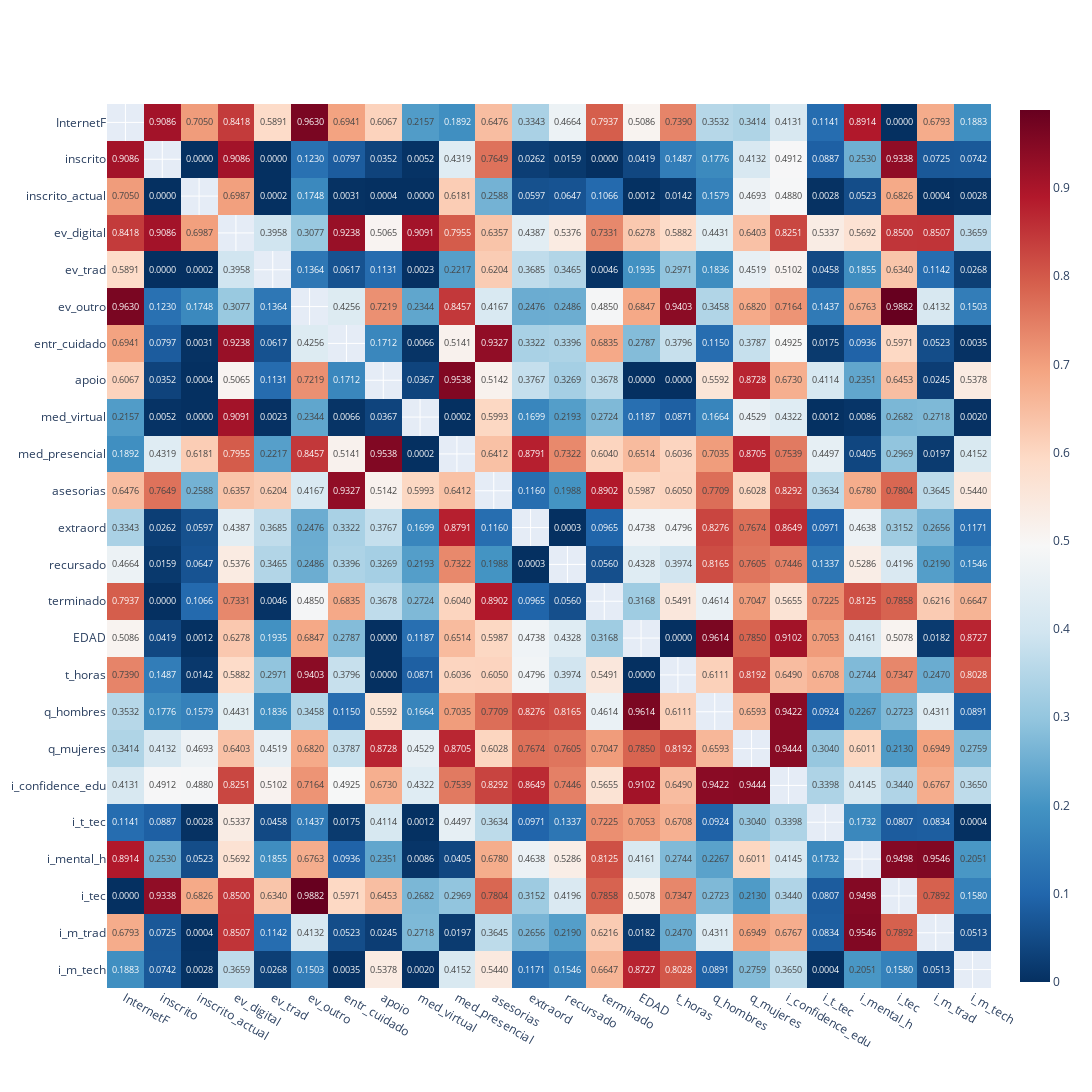

The cell this chart's notebook holds for it:
### Markdown cell above
### Análise de Correlações

O objetivo aqui é usar a matriz de correlação para ter uma visão geral das variáveis que mais parecem influenciar a evasão de alunos, tomando como referência a variável `inscrito_actual`.

**Correlações de interesse:**
* `inscrito_actual` vs. (`inscrito`, `terminado`, `ev_trad`, `entr_cuidado`, `med_virtual`, `EDAD`, `i_t_tec`, `i_m_trad`, `i_m_tech`)


### Insights e Direcionamento da Análise

Após a análise da matriz de correlação, alguns pontos se destacam e podem guiar os próximos passos.

* **Idade (`EDAD`): A única correlação negativa**
    * **Observação:** A idade (`EDAD`) tem uma correlação negativa com `inscrito_actual`.
    * **Interpretação:** Isso sugere que, quanto mais velho o aluno, maior a sua propensão a evadir. A lógica é que uma relação negativa com 

* **Mídia Virtual (`med_virtual`: 0.61): A correlação positiva mais forte**
    * **Observação:** Uma correlação positiva forte.
    * **Interpretação:** A utilização de plataformas e mídias virtuais está fortemente associada à permanência do aluno no curso.
    * **Ponto de Atenção:** É crucial investigar essa variável mais a fundo. Pode haver um viés aqui.

* **Avaliação Tradicional (`ev_trad`: 0.44): Uma relação moderada**
    * **Observação:** Correlação positiva moderada.
    * **Interpretação:** A forma como as avaliações tradicionais são conduzidas parece ter uma associação relevante com a retenção. Uma hipótese é que métodos já conhecidos pelos alunos podem ajudar na aderência, talvez por não exigirem o uso de materiais que o aluno não possui.

* **Cuidado na Entrada (`entr_cuidado`: 0.38):**
    * **Observação:** Correlação positiva moderada.
    * **Interpretação:** Oferecer algum tipo de cuidado ou suporte especial na entrada do aluno parece aumentar sua aderência ao curso, sugerindo que intervenções iniciais são importantes.

* **Índices em geral (`i_t_tec`, `i_m_trad`, etc.):**
    * **Observação:** Os índices relacionados a materiais e uso de tecnologia também se mostraram positivamente correlacionados.
---

### Pontos Críticos a Considerar

1.  **Correlação não implica Causalidade:** Uma correlação forte apenas indica que duas variáveis se movem juntas, mas não prova que uma causa a outra. Todas as interpretações acima são, por enquanto, hipóteses.

2.  **Risco de Vazamento de Dados (Data Leakage):** Variáveis que só são computadas quando não há evasão são perigosas. Incluir estas variáveis em um modelo preditivo resultaria em uma performance artificialmente alta, mas o modelo seria inútil na prática, pois ele estaria usando informação do futuro para prever o presente. **Variáveis como essa devem ser removidas da modelagem.**

### Code cell
import numpy as np
import pingouin as pg

pvals = corr.corr(method = lambda x, y: pg.corr(x, y)["p-val"].iloc[0])
np.fill_diagonal(pvals.values, np.nan)

fig = px.imshow(
    pvals,
    text_auto='.4f',
    color_continuous_scale='RdBu_r'
    )

fig.update_layout(
    width=1300,
    height=1100,
    margin=dict(l=100, r=100, t=100, b=100),

)

fig

### Figure 1 — Plotly figure (JSON) as saved in the notebook; plotly's stock layout.template omitted (floating-point values rounded to 4 significant figures; data arrays with more than 128 entries replaced by an {"elided": "..."} marker saying what was removed)
{"data": [{"coloraxis": "coloraxis", "hovertemplate": "x: %{x}<br>y: %{y}<br>color: %{z}<extra></extra>", "name": "0", "texttemplate": "%{z:.4f}", "type": "heatmap", "x": ["InternetF", "inscrito", "inscrito_actual", "ev_digital", "ev_trad", "ev_outro", "entr_cuidado", "apoio", "med_virtual", "med_presencial", "asesorias", "extraord", "recursado", "terminado", "EDAD", "t_horas", "q_hombres", "q_mujeres", "i_confidence_edu", "i_t_tec", "i_mental_h", "i_tec", "i_m_trad", "i_m_tech"], "xaxis": "x", "y": ["InternetF", "inscrito", "inscrito_actual", "ev_digital", "ev_trad", "ev_outro", "entr_cuidado", "apoio", "med_virtual", "med_presencial", "asesorias", "extraord", "recursado", "terminado", "EDAD", "t_horas", "q_hombres", "q_mujeres", "i_confidence_edu", "i_t_tec", "i_mental_h", "i_tec", "i_m_trad", "i_m_tech"], "yaxis": "y", "z": {"elided": "24x24 float values"}}], "layout": {"coloraxis": {"colorscale": [[0, "rgb(5,48,97)"], [0.1, "rgb(33,102,172)"], [0.2, "rgb(67,147,195)"], [0.3, "rgb(146,197,222)"], [0.4, "rgb(209,229,240)"], [0.5, "rgb(247,247,247)"], [0.6, "rgb(253,219,199)"], [0.7, "rgb(244,165,130)"], [0.8, "rgb(214,96,77)"], [0.9, "rgb(178,24,43)"], [1, "rgb(103,0,31)"]]}, "height": 1100, "margin": {"b": 100, "l": 100, "r": 100, "t": 100}, "width": 1300, "xaxis": {"anchor": "y", "constrain": "domain", "domain": [0, 1], "scaleanchor": "y"}, "yaxis": {"anchor": "x", "autorange": "reversed", "constrain": "domain", "domain": [0, 1]}}}
